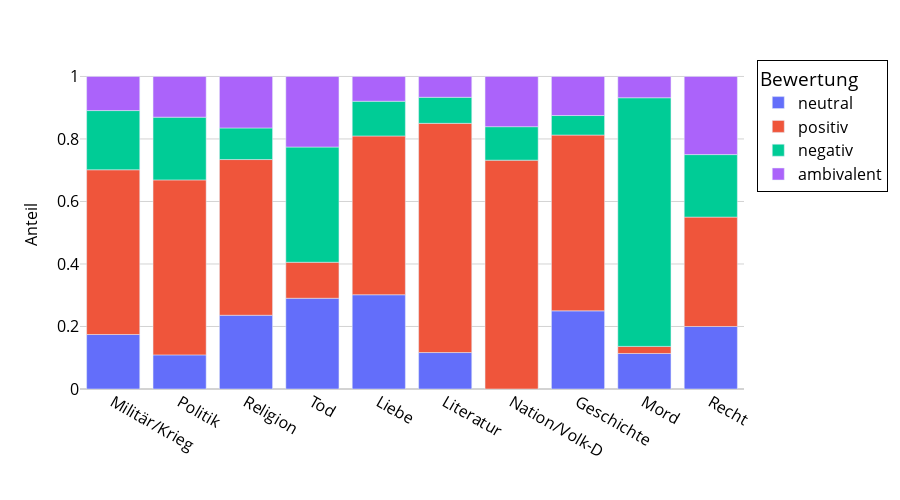

The cell this chart's notebook holds for it:
### Code cell
meta_plot = bewertungen.query("corpus == 'Anthologien'").copy()

fig = px.bar(
    meta_plot,
    x = 'stoffgebiet',
    y = 'share',
    color = 'rating',
    labels = {
        'share' : 'Anteil',
        'stoffgebiet' : '',
        'rating' : 'Bewertung'
    }
)

fig.update_layout(
    width=900, height=500,
    xaxis=dict(tickfont=dict(size=16), titlefont=dict(size=16)),
    yaxis=dict(tickfont=dict(size=16), titlefont=dict(size=16)),
    legend=dict(font=dict(size=16)),
)
fig = update_fig_for_publication(fig)
fig.write_image(f"plots/6.4.3 Bewertungen der häufigsten Stoffgebiete im Anthologiekorpus.pdf")
fig.show()

### Figure 1 — Plotly figure (JSON) as saved in the notebook; plotly's stock layout.template omitted (floating-point values rounded to 4 significant figures)
{"data": [{"alignmentgroup": "True", "hovertemplate": "Bewertung=neutral<br>=%{x}<br>Anteil=%{y}<extra></extra>", "legendgroup": "neutral", "marker": {"color": "#636efa", "pattern": {"shape": ""}}, "name": "neutral", "offsetgroup": "neutral", "orientation": "v", "showlegend": true, "textposition": "auto", "type": "bar", "x": ["Militär/Krieg", "Politik", "Religion", "Tod", "Liebe", "Literatur", "Nation/Volk-D", "Geschichte", "Mord", "Recht"], "xaxis": "x", "y": [0.1744, 0.1092, 0.236, 0.2903, 0.3016, 0.1167, 0, 0.25, 0.1136, 0.2], "yaxis": "y"}, {"alignmentgroup": "True", "hovertemplate": "Bewertung=positiv<br>=%{x}<br>Anteil=%{y}<extra></extra>", "legendgroup": "positiv", "marker": {"color": "#EF553B", "pattern": {"shape": ""}}, "name": "positiv", "offsetgroup": "positiv", "orientation": "v", "showlegend": true, "textposition": "auto", "type": "bar", "x": ["Militär/Krieg", "Politik", "Religion", "Tod", "Liebe", "Literatur", "Nation/Volk-D", "Geschichte", "Mord", "Recht"], "xaxis": "x", "y": [0.527, 0.5599, 0.4981, 0.1152, 0.5079, 0.7333, 0.7321, 0.5625, 0.02273, 0.35], "yaxis": "y"}, {"alignmentgroup": "True", "hovertemplate": "Bewertung=negativ<br>=%{x}<br>Anteil=%{y}<extra></extra>", "legendgroup": "negativ", "marker": {"color": "#00cc96", "pattern": {"shape": ""}}, "name": "negativ", "offsetgroup": "negativ", "orientation": "v", "showlegend": true, "textposition": "auto", "type": "bar", "x": ["Militär/Krieg", "Politik", "Religion", "Tod", "Liebe", "Literatur", "Nation/Volk-D", "Geschichte", "Mord", "Recht"], "xaxis": "x", "y": [0.1895, 0.2007, 0.1011, 0.3687, 0.1111, 0.08333, 0.1071, 0.0625, 0.7955, 0.2], "yaxis": "y"}, {"alignmentgroup": "True", "hovertemplate": "Bewertung=ambivalent<br>=%{x}<br>Anteil=%{y}<extra></extra>", "legendgroup": "ambivalent", "marker": {"color": "#ab63fa", "pattern": {"shape": ""}}, "name": "ambivalent", "offsetgroup": "ambivalent", "orientation": "v", "showlegend": true, "textposition": "auto", "type": "bar", "x": ["Militär/Krieg", "Politik", "Religion", "Tod", "Liebe", "Literatur", "Nation/Volk-D", "Geschichte", "Mord", "Recht"], "xaxis": "x", "y": [0.1092, 0.1303, 0.1648, 0.2258, 0.07937, 0.06667, 0.1607, 0.125, 0.06818, 0.25], "yaxis": "y"}], "layout": {"barmode": "relative", "font": {"color": "black"}, "height": 500, "legend": {"bordercolor": "black", "borderwidth": 1, "font": {"size": 16}, "title": {"text": "Bewertung"}, "tracegroupgap": 0}, "margin": {"t": 60}, "paper_bgcolor": "white", "plot_bgcolor": "white", "width": 900, "xaxis": {"anchor": "y", "autorange": true, "color": "black", "domain": [0, 1], "gridcolor": "white", "range": [-0.5, 9.5], "showgrid": false, "tickfont": {"size": 16}, "title": {"font": {"size": 16}, "text": ""}, "type": "category"}, "yaxis": {"anchor": "x", "autorange": true, "color": "black", "domain": [0, 1], "gridcolor": "lightgray", "range": [0, 1.053], "tickfont": {"size": 16}, "title": {"font": {"size": 16}, "text": "Anteil"}, "type": "linear", "zerolinecolor": "lightgray"}}}
